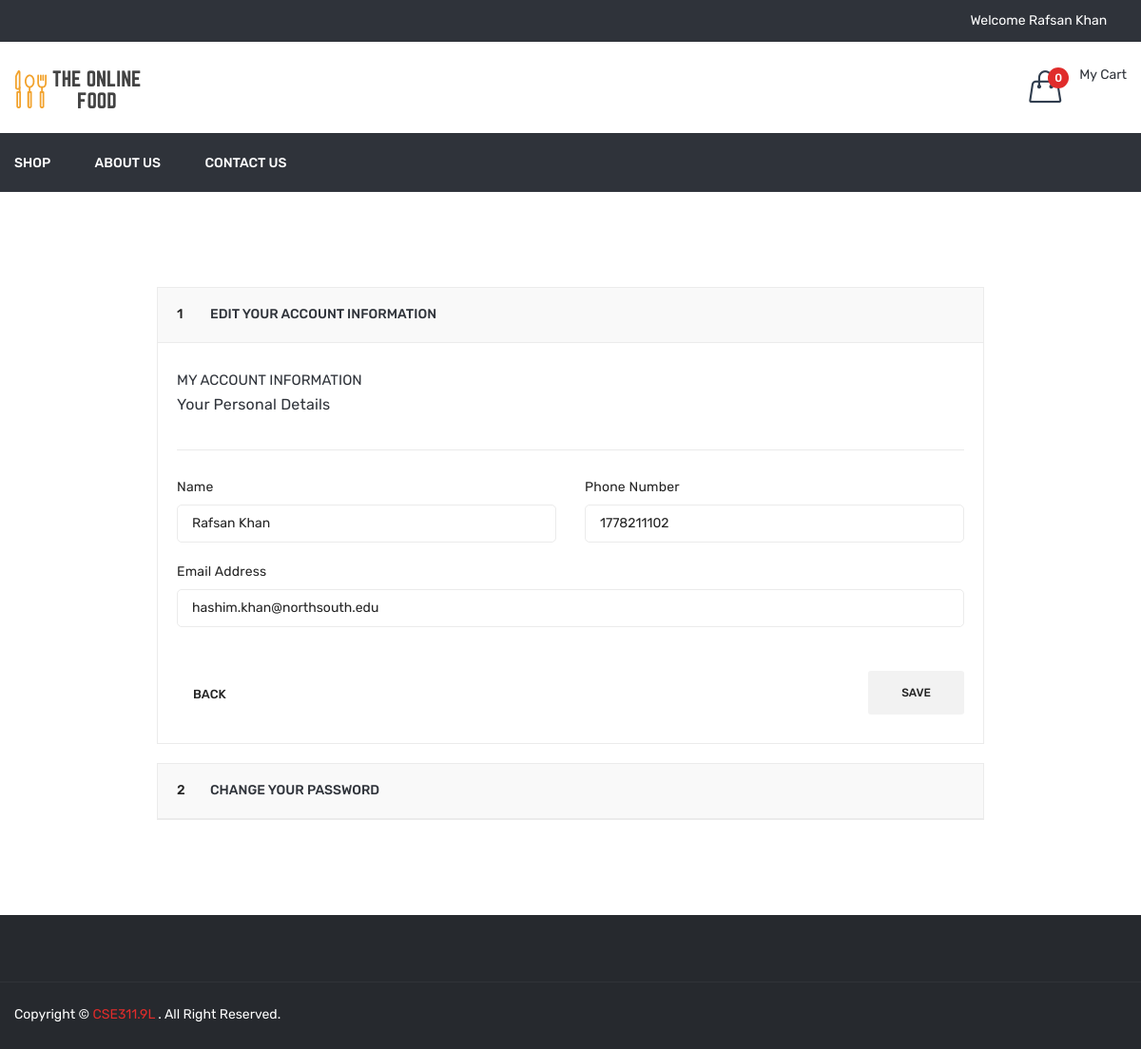
The app's page /profile.php (signed in) with its own data.
### tables this page shows
CREATE TABLE `user` (
  `user_id` int(11) NOT NULL,
  `name` varchar(45) NOT NULL,
  `user_name` varchar(45) NOT NULL,
  `password` varchar(100) NOT NULL,
  `email` varchar(45) NOT NULL,
  `phone` int(11) NOT NULL,
  `address` varchar(45) NOT NULL,
  `status` int(11) NOT NULL,
  `email_verify` int(11) NOT NULL,
  `rand_str` varchar(20) NOT NULL
);

### function.inc.php (called while the page is built, shortened)
    <?php
function getUserDetailsByid(){
    global $con;
    $data['name']='';
    $data['email']='';
    $data['phone']='';
    if(isset($_SESSION['FOOD_USER_ID'])){
        $row=mysqli_fetch_assoc(mysqli_query($con,"select * from user where user_id=".$_SESSION['FOOD_USER_ID']));
        $data['name']=$row['name'];
        $data['email']=$row['email'];
        $data['phone']=$row['phone'];
    }
    return $data;
}
?>

### profile.php (the view, shortened to what this page needs)
<?php
include ("header.php");
$getUserDetails=getUserDetailsByid();
?>
<div class="myaccount-area pb-80 pt-100">
            <div class="container">
                <div class="row">
                    <div class="ml-auto mr-auto col-lg-9">
                        <div class="checkout-wrapper">
                            <div id="faq" class="panel-group">
                                <div class="panel panel-default">
                                    <div class="panel-heading">
                                        <h5 class="panel-title"><span>1</span> <a data-toggle="collapse" data-parent="#faq" href="#my-account-1">Edit your account information </a></h5>
                                    </div>
                                    <div id="my-account-1" class="panel-collapse collapse show">
                                        <div class="panel-body">
                                            <form method="post" id="frmProfile">
												<div class="billing-information-wrapper">
													<div class="account-info-wrapper">
														<h4>My Account Information</h4>
														<h5>Your Personal Details</h5>
													</div>
													<div class="row">
														<div class="col-lg-6 col-md-6">
															<div class="billing-info">
																<label>Name</label>
																<input type="text" id="uname" name="name" required value="<?php echo $getUserDetails['name']?>">
															</div>
														</div>
														<div class="col-lg-6 col-md-6">
															<div class="billing-info">
																<label>Phone Number</label>
																<input type="text" name="phone" value="<?php echo $getUserDetails['phone']?>" required>
															</div>
														</div>
														<div class="col-lg-12 col-md-12">
															<div class="billing-info">
																<label>Email Address</label>
																<input type="email" readonly="readonly" value="<?php echo $getUserDetails['email']?>">
															</div>
														</div>
													</div>
													<div class="billing-back-btn">
														<div class="billing-back">
															<a href="#"><i class="ion-arrow-up-c"></i> Back</a>
														</div>
														<div class="billing-btn">
															<button type="submit" id="profile_submit">Save</button>
														</div>
													</div>
												</div>
											</form>
                                        </div>
                                    </div>
                                </div>
                                <div class="panel panel-default">
                                    <div class="panel-heading">
                                        <h5 class="panel-title"><span>2</span> <a data-toggle="collapse" data-parent="#faq" href="#my-account-2">Change your password </a></h5>
                                    </div>
                                </div>
                            </div>
                        </div>
                    </div>
                </div>
            </div>
        </div>
<?php
include("footer.php");
?>

### records on screen
user: name "Rafsan Khan", phone "1778211102", email "hashim.khan@northsouth.edu"

### other values on screen
$_SESSION['FOOD_USER_NAME'] "Rafsan Khan"
